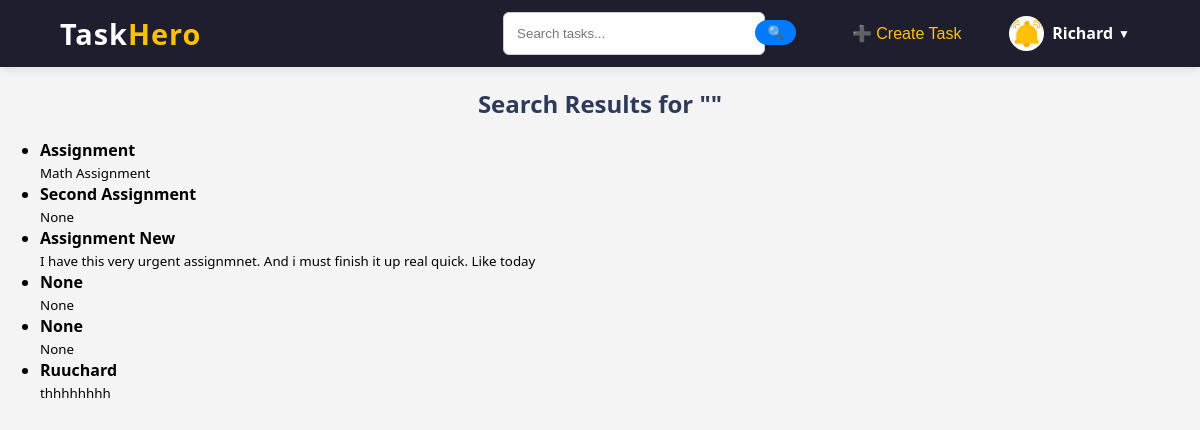
Before: /search/ (signed in) with the older database file.
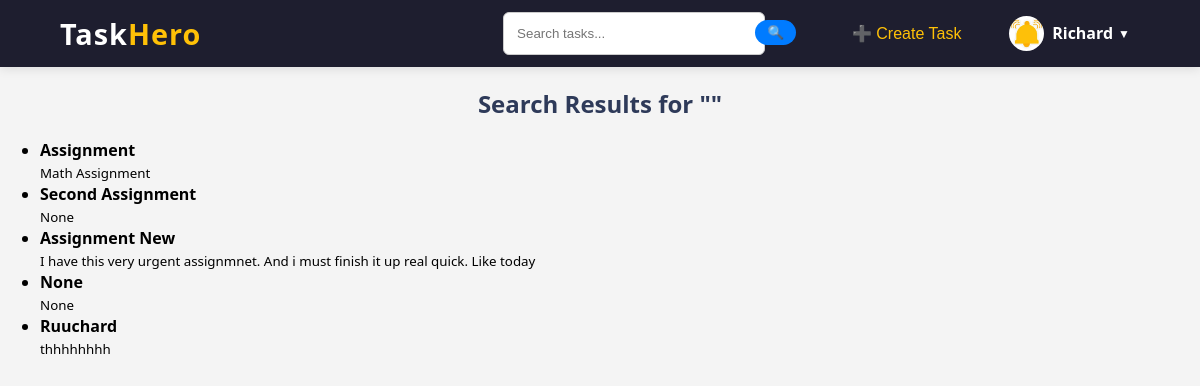
After: the same page with the newer database file.
### core/models.py (models this page shows, shortened)
class Task(models.Model):
    STATUS_CHOICES = [
        ('to_do', 'To Do'),
        ('in_progress', 'In Progress'),
        ('completed', 'Completed'),
    ]
    PRIORITY_CHOICES = [
        ('low', 'Low'),
        ('medium', 'Medium'),
        ('high', 'High'),
    ]
    title = models.CharField(max_length=255)
    description = models.TextField()
    due_date = models.DateField()
    status = models.CharField(max_length=20, choices=STATUS_CHOICES, default='to_do')
    priority = models.CharField(max_length=20, choices=PRIORITY_CHOICES, default='low')
    user = models.ForeignKey(User, on_delete=models.CASCADE, related_name='tasks')  # Link task to user

### core/views.py (the view)
# urls.py: path('search/', views.search_tasks, name='search_tasks'),
def search_tasks(request):
    query = request.GET.get('q', '')
    results = Task.objects.filter(
        Q(title__icontains=query) | Q(description__icontains=query),
        user=request.user
    )
    return render(request, 'core/search_results.html', {
        'query': query,
        'results': results
    })

### core/templates/core/search_results.html
{% extends 'core/base.html' %}
{% block content %}
  <h2>Search Results for "{{ query }}"</h2>
  {% if results %}
    <ul class="task-results">
      {% for task in results %}
        <li>
          <strong>{{ task.title }}</strong><br>
          <small>{{ task.description }}</small>
        </li>
      {% endfor %}
    </ul>
  {% else %}
    <p>No tasks found matching your search.</p>
  {% endif %}
{% endblock %}

Changed rows visible on the page:
removed Task: title "None", description "None"
